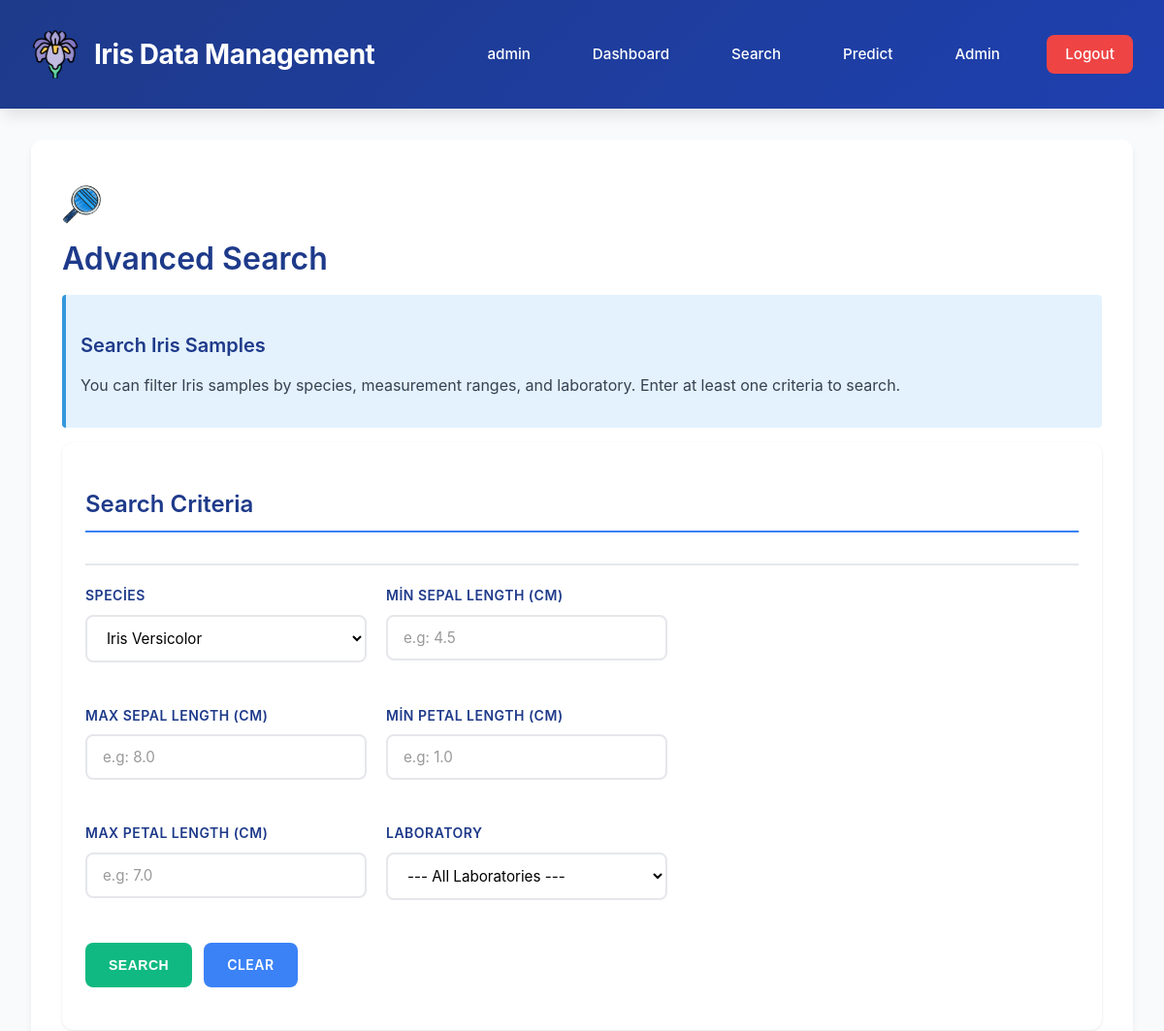
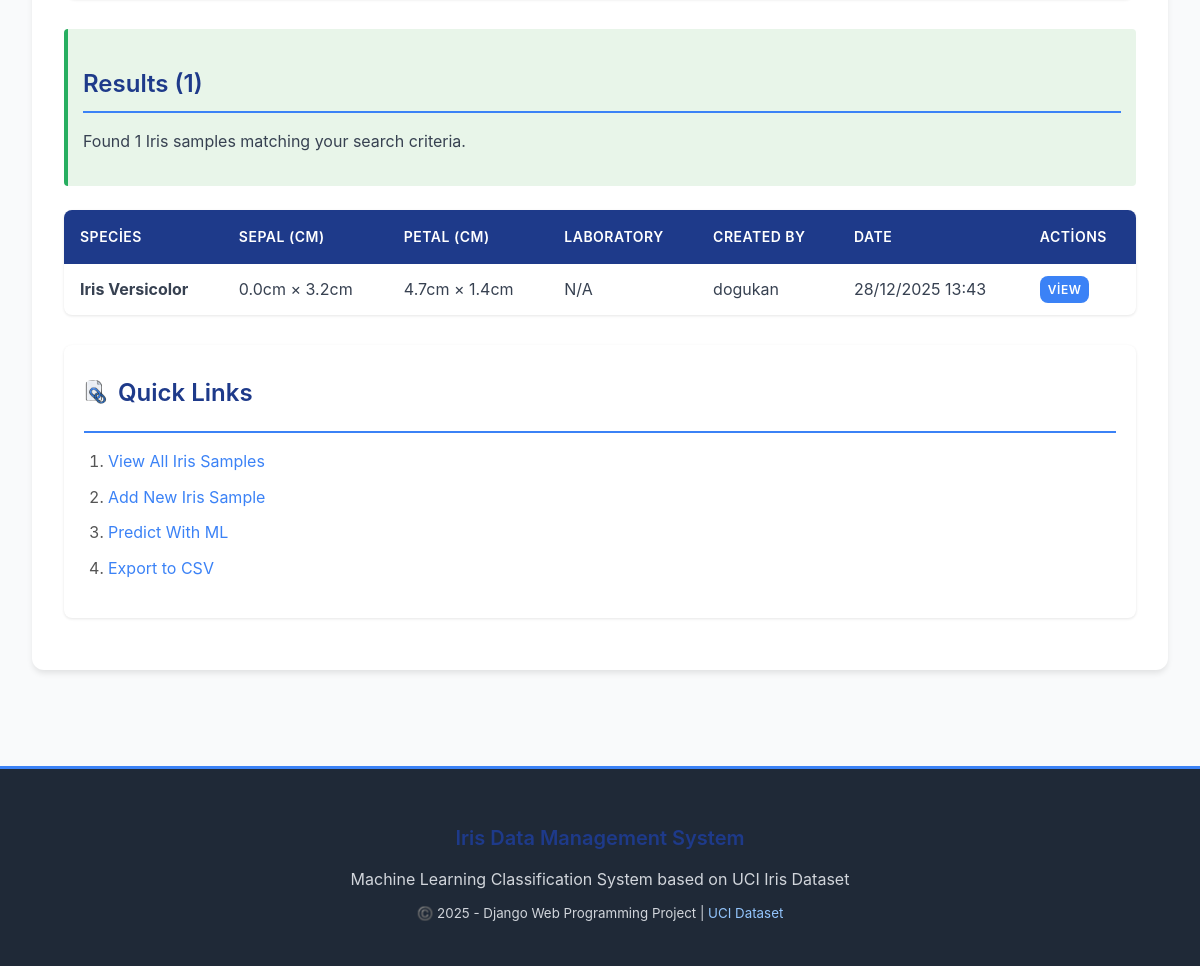
Screenshot of /search/?species=versicolor (signed in) with the database file from the repository (2 pictures, top to bottom).
### iris_app/models.py (models this page shows, shortened)
class IrisPlant(models.Model):
    SPECIES_CHOICES = [
        ('setosa', 'Iris Setosa'),
        ('versicolor', 'Iris Versicolor'),
        ('virginica', 'Iris Virginica'),
    ]
    sepal_length = models.FloatField(
        verbose_name="Sepal Length (cm)",
        validators=[MinValueValidator(0.0)],
        help_text="Length of the sepal (in cm)"
    )
    sepal_width = models.FloatField(
        verbose_name="Sepal Width (cm)",
        validators=[MinValueValidator(0.0)],
        help_text="Width of the sepal (in cm)"
    )
    petal_length = models.FloatField(
        verbose_name="Petal Length (cm)",
        validators=[MinValueValidator(0.0)],
        help_text="Length of the petal (in cm)"
    )
    petal_width = models.FloatField(
        verbose_name="Petal Width (cm)",
        validators=[MinValueValidator(0.0)],
        help_text="Width of the petal (in cm)"
    )
    species = models.CharField(
        max_length=50,
        choices=SPECIES_CHOICES,
        verbose_name="Species",
        help_text="Iris plant species (setosa, versicolor or virginica)"
    )
    lab = models.ForeignKey(
        Laboratory,
        on_delete=models.SET_NULL,
        null=True,
        blank=True,
        verbose_name="Laboratory",
        related_name='iris_plants',
        help_text="Source laboratory of this sample"
    )
    created_by = models.ForeignKey(
        User,
        on_delete=models.CASCADE,
        verbose_name="Created By",
        related_name='iris_plants',
        help_text="User who created this record"
    )
    created_at = models.DateTimeField(
        auto_now_add=True,
        verbose_name="Created At"
    )
    updated_at = models.DateTimeField(
        auto_now=True,
        verbose_name="Updated At"
    )
    class Meta:
        ordering = ['-created_at']
        verbose_name = 'Iris Sample'
        verbose_name_plural = 'Iris Samples'
        indexes = [
            models.Index(fields=['species']),
            models.Index(fields=['created_at']),
            models.Index(fields=['created_by']),
        ]

### iris_app/views.py (the view)
# urls.py: path('search/', views.iris_search, name='iris_search'),
@login_required(login_url='login')
def iris_search(request):
    form = IrisSearchForm(request.GET or None)
    results = IrisPlant.objects.all().select_related('lab', 'created_by')
    search_performed = False
    if request.method == 'GET' and request.GET:
        form = IrisSearchForm(request.GET)
        if form.is_valid():
            search_performed = True
            species = form.cleaned_data.get('species')
            if species:
                results = results.filter(species=species)
            min_sepal_length = form.cleaned_data.get('min_sepal_length')
            if min_sepal_length is not None:
                results = results.filter(sepal_length__gte=min_sepal_length)
            max_sepal_length = form.cleaned_data.get('max_sepal_length')
            if max_sepal_length is not None:
                results = results.filter(sepal_length__lte=max_sepal_length)
            min_petal_length = form.cleaned_data.get('min_petal_length')
            if min_petal_length is not None:
                results = results.filter(petal_length__gte=min_petal_length)
            max_petal_length = form.cleaned_data.get('max_petal_length')
            if max_petal_length is not None:
                results = results.filter(petal_length__lte=max_petal_length)
            lab = form.cleaned_data.get('lab')
            if lab:
                results = results.filter(lab=lab)
    else:
        form = IrisSearchForm()
    context = {
        'form': form,
        'results': results,
        'result_count': results.count(),
        'search_performed': search_performed,
    }
    return render(request, 'iris_app/search.html', context)

### iris_app/templates/iris_app/search.html (shortened to what this page needs)
{% extends 'iris_app/base.html' %}
{% load static %}
{% block content %}
<img src="{% static 'images/searchs.png' %}" alt="Ara" style="width: 40px; vertical-align: middle;">
<h1>Advanced Search</h1>
<div class="div-info">
    <h3>Search Iris Samples</h3>
    <p>You can filter Iris samples by species, measurement ranges, and laboratory. Enter at least one criteria to search.</p>
</div>
<div class="card">
    <div class="card-header">
        <h2>Search Criteria</h2>
    </div>
    <div class="card-body">
        <form method="GET" novalidate>
            <div style="display: grid; grid-template-columns: repeat(auto-fit, minmax(280px, 1fr)); gap: 20px;">
                <div class="form-group">
                    <label for="id_species">Species</label>
                    <select id="id_species" name="species" class="form-input">
                        <option value="versicolor" {% if request.GET.species == 'versicolor' %}selected{% endif %}>Iris Versicolor</option>
                    </select>
                </div>
                <div class="form-group">
                    <label for="id_min_sepal_length">Min Sepal Length (cm)</label>
                    <input type="number" id="id_min_sepal_length" name="min_sepal_length" step="0.1" min="0" class="form-input" placeholder="e.g: 4.5" value="{{ request.GET.min_sepal_length }}">
                </div>
                <div class="form-group">
                    <label for="id_max_sepal_length">Max Sepal Length (cm)</label>
                    <input type="number" id="id_max_sepal_length" name="max_sepal_length" step="0.1" min="0" class="form-input" placeholder="e.g: 8.0" value="{{ request.GET.max_sepal_length }}">
                </div>
                <div class="form-group">
                    <label for="id_min_petal_length">Min Petal Length (cm)</label>
                    <input type="number" id="id_min_petal_length" name="min_petal_length" step="0.1" min="0" class="form-input" placeholder="e.g: 1.0" value="{{ request.GET.min_petal_length }}">
                </div>
                <div class="form-group">
                    <label for="id_max_petal_length">Max Petal Length (cm)</label>
                    <input type="number" id="id_max_petal_length" name="max_petal_length" step="0.1" min="0" class="form-input" placeholder="e.g: 7.0" value="{{ request.GET.max_petal_length }}">
                </div>
                <div class="form-group">
                    <label for="id_lab">Laboratory</label>
                    <select id="id_lab" name="lab" class="form-input">
                        <option value="">--- All Laboratories ---</option>
                    </select>
                </div>
            </div>
            <div class="btn-group" style="margin-top: 20px;">
                <button type="submit" class="btn btn-success">Search</button>
                <a href="{% url 'iris_search' %}" class="btn">Clear</a>
            </div>
        </form>
    </div>
</div>
{% if search_performed %}
    <div style="margin-top: 30px;">
        {% if results %}
            <div class="div-success">
                <h2>Results ({{ result_count }})</h2>
                <p>Found {{ result_count }} Iris samples matching your search criteria.</p>
            </div>
            <table>
                <thead>
                    <tr>
                        <th>Species</th>
                        <th>Sepal (cm)</th>
                        <th>Petal (cm)</th>
                        <th>Laboratory</th>
                        <th>Created By</th>
                        <th>Date</th>
                        <th>Actions</th>
                    </tr>
                </thead>
                <tbody>
                    {% for sample in results %}
                    <tr>
                        <td><strong>{{ sample.get_species_display }}</strong></td>
                        <td>{{ sample.sepal_length }}cm × {{ sample.sepal_width }}cm</td>
                        <td>{{ sample.petal_length }}cm × {{ sample.petal_width }}cm</td>
                        <td>{{ sample.lab.name|default:"N/A" }}</td>
                        <td>{{ sample.created_by.username }}</td>
                        <td>{{ sample.created_at|date:"d/m/Y H:i" }}</td>
                        <td>
                            <a href="{% url 'iris_detail' sample.pk %}" class="btn" style="padding: 4px 8px; font-size: 12px;">View</a>
                        </td>
                    </tr>
                    {% endfor %}
                </tbody>
            </table>
        {% else %}
            <div class="div-danger">
                <h2> No Results Found</h2>
                <p>No Iris samples match your search criteria. Please try different search parameters.</p>
                <a href="{% url 'iris_search' %}" class="btn" style="margin-top: 10px;">Clear Search</a>
            </div>
        {% endif %}
    </div>
{% endif %}
<div class="div-section" style="margin-top: 30px;">
    <h2 style="display: flex; align-items: center; gap: 10px; margin-top: 0;">
    <img src="{% static 'images/hyperlink.png' %}" alt="Idea Icon" style="width: 24px; height: 24px;" onerror="this.style.display='none'">
    Quick Links
</h2>
    <ol>
        <li><a href="{% url 'iris_list' %}">View All Iris Samples</a></li>
        <li><a href="{% url 'iris_create' %}">Add New Iris Sample</a></li>
        <li><a href="{% url 'iris_predict' %}">Predict With ML</a></li>
        <li><a href="{% url 'export_csv' %}">Export to CSV</a></li>
    </ol>
</div>
{% endblock %}

### iris_app/templates/iris_app/base.html (shortened to what this page needs)
{% load static %}
<!DOCTYPE html>
<html lang="tr">
<head>
    <link rel="stylesheet" href="{% static 'css/style.css' %}">
</head>
<body>
<header>
    <div class="container">
        <div style="display: flex; align-items: center; gap: 15px;">
            <img src="{% static 'images/iris-flower.png' %}"
                 alt="Iris Logo"
                 style="width: 50px; height: 50px; border-radius: 50%;">
            <h1>Iris Data Management</h1>
        </div>
        <nav>
            {% if user.is_authenticated %}
                <span>{{ user.first_name|default:user.username }}</span>
                <a href="{% url 'iris_list' %}">Dashboard</a>
                <a href="{% url 'iris_search' %}">Search</a>
                <a href="{% url 'iris_predict' %}">Predict</a>
                {% if user.is_staff %}
                    <a href="{% url 'admin:index' %}">Admin</a>
                {% endif %}
                <a href="{% url 'logout' %}" class="logout-btn">Logout</a>
            {% else %}
                <a href="{% url 'login' %}">Sign In</a>
                <a href="{% url 'register' %}">Sign Up</a>
            {% endif %}
        </nav>
    </div>
</header>
<div class="main-content">
    <div class="container">
        <div class="main-container">
            {% block content %}{% endblock %}
        </div>
    </div>
</div>
<footer>
    <h3>Iris Data Management System</h3>
    <p>Machine Learning Classification System based on UCI Iris Dataset</p>
    <p><small>©️ 2025 - Django Web Programming Project | <a href="https://archive.ics.uci.edu/ml/datasets/iris" target="_blank">UCI Dataset</a></small></p>
</footer>
</body>
</html>

### iris_app/static/css/style.css (style rules this page uses)
* { margin: 0; padding: 0; box-sizing: border-box; }
:root { --primary-color: #2c3e50; --secondary-color: #3498db; --success-color: #27ae60; --danger-color: #e74c3c; --warning-color: #f39c12; --info-color: #16a085; --light-bg: #ecf0f1; --dark-text: #2c3e50; --border-color: #bdc3c7; --shadow: 0 2px 8px rgba(0, 0, 0, 0.1); --shadow-lg: 0 4px 16px rgba(0, 0, 0, 0.15); }
html { scroll-behavior: smooth; }
body { font-family: 'Segoe UI', Tahoma, Geneva, Verdana, sans-serif; background-color: #f8f9fa; color: var(--dark-text); line-height: 1.6; margin: 0; padding: 0; }
header { background: linear-gradient(135deg, var(--primary-color) 0%, var(--secondary-color) 100%); color: white; padding: 20px 0; box-shadow: var(--shadow-lg); position: sticky; top: 0; z-index: 100; }
header h1 { font-size: 28px; font-weight: 600; margin: 0; letter-spacing: 1px; color: white; }
header nav { display: flex; gap: 25px; align-items: center; }
header nav a, header nav span { color: white; text-decoration: none; font-weight: 500; transition: all 0.3s ease; padding: 8px 12px; border-radius: 4px; }
header nav a.logout-btn { background-color: var(--danger-color); padding: 8px 16px; }
.container { max-width: 1200px; margin: 30px auto; padding: 0 20px; }
.main-container { background: white; border-radius: 8px; padding: 30px; box-shadow: var(--shadow); min-height: 60vh; }
h1, h2, h3, h4, h5, h6 { color: var(--primary-color); margin-top: 20px; margin-bottom: 15px; font-weight: 600; line-height: 1.4; }
h1 { font-size: 32px; }
h2 { font-size: 24px; border-bottom: 3px solid var(--secondary-color); padding-bottom: 10px; }
h3 { font-size: 20px; }
p { margin-bottom: 15px; color: #555; }
ul, ol { margin-left: 25px; margin-bottom: 15px; }
ul li, ol li { margin-bottom: 10px; color: #555; }
form { max-width: 600px; margin: 20px 0; }
.form-group { margin-bottom: 20px; display: flex; flex-direction: column; }
label { font-weight: 600; color: var(--primary-color); margin-bottom: 8px; font-size: 14px; }
.form-input, .form-select, .form-textarea, .form-file { padding: 12px; border: 2px solid var(--border-color); border-radius: 6px; font-size: 14px; font-family: inherit; transition: all 0.3s ease; background-color: white; }
.form-input::placeholder, .form-textarea::placeholder { color: #999; }
button, .btn, input[type="submit"], input[type="reset"] { padding: 12px 24px; background-color: var(--secondary-color); color: white; border: none; border-radius: 6px; font-size: 14px; font-weight: 600; cursor: pointer; transition: all 0.3s ease; display: inline-block; text-decoration: none; }
.btn-success { background-color: var(--success-color); }
.btn-group { display: flex; gap: 10px; margin-top: 20px; flex-wrap: wrap; }
table { width: 100%; border-collapse: collapse; margin: 20px 0; background-color: white; border-radius: 8px; overflow: hidden; box-shadow: var(--shadow); }
thead { background-color: var(--primary-color); color: white; }
th { padding: 15px; text-align: left; font-weight: 600; border: none; }
td { padding: 12px 15px; border-bottom: 1px solid var(--light-bg); }
tbody tr:last-child td { border-bottom: none; }
.card { background: white; border-radius: 8px; padding: 20px; margin-bottom: 20px; box-shadow: var(--shadow); transition: all 0.3s ease; }
.card-header { border-bottom: 2px solid var(--light-bg); padding-bottom: 15px; margin-bottom: 15px; }
.card-body { padding: 0; }
.div-section { padding: 20px; background: white; border-radius: 8px; margin-bottom: 20px; box-shadow: var(--shadow); }
.div-info { background-color: #e3f2fd; border-left: 4px solid var(--secondary-color); padding: 15px; border-radius: 4px; margin: 15px 0; }
.div-success { background-color: #e8f5e9; border-left: 4px solid var(--success-color); padding: 15px; border-radius: 4px; margin: 15px 0; }
a { color: var(--secondary-color); text-decoration: none; transition: all 0.3s ease; }
img { max-width: 100%; height: auto; border-radius: 8px; margin: 15px 0; }
footer { background-color: var(--primary-color); color: white; text-align: center; padding: 20px; margin-top: 50px; border-top: 3px solid var(--secondary-color); }
footer p { margin: 10px 0; color: white; }

### rows the page displays
IrisPlant: species "Iris Versicolor", sepal_length "0.0", sepal_width "3.2", petal_length "4.7", petal_width "1.4", lab.name "N/A", created_by.username "dogukan", created_at "28/12/2025 13:43"

### other values shown
{{ user.first_name|default:user.username }} "admin"
{{ result_count }} "1"
